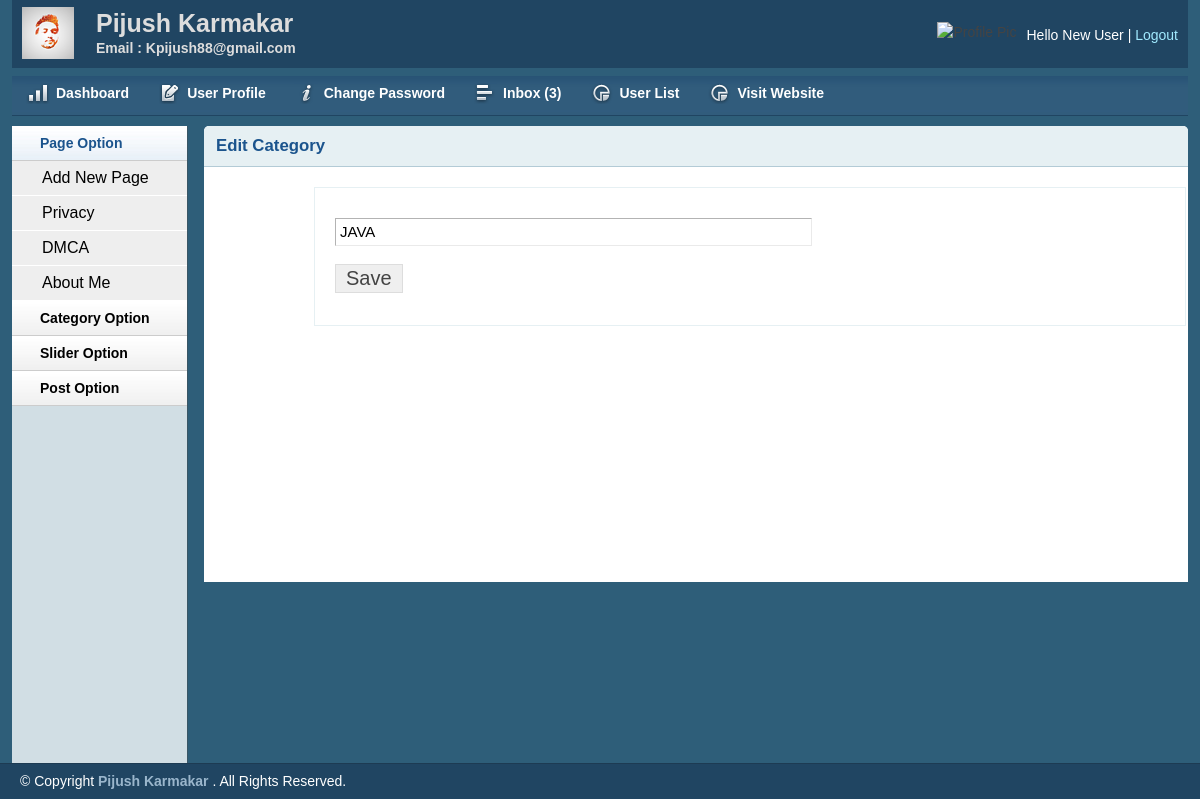
Page /admin/editcat.php?catid=1 (signed in) on the committed database.
### tables this page shows
CREATE TABLE `tbl_page` (
  `id` int(11) NOT NULL,
  `name` varchar(255) NOT NULL,
  `body` text NOT NULL
);

CREATE TABLE `tbl_category` (
  `id` int(11) NOT NULL,
  `userid` int(11) NOT NULL,
  `name` varchar(50) NOT NULL
);

### lib/session.php (called while the page is built, shortened)
<?php
    class session{
         public static function get($key){
         	if(isset($_SESSION[$key]) ){
         		return $_SESSION[$key];
         	}
         	else{
         		return false;
         	}
         }
    }
 ?>

### lib/Database.php (called while the page is built, shortened)
<?php
Class Database{
	public $host   = DB_HOST;
	public $user   = DB_USER;
	public $pass   = DB_PASS;
	public $dbname = DB_NAME;
	public $link;
	private function connectDB(){
	$this->link = new mysqli($this->host, $this->user, $this->pass, $this->dbname);
 }
	public function select($query){
		$result = $this->link->query($query) or die($this->link->error.__LINE__);
		if($result->num_rows > 0){
			return $result;
		} else {
			return false;
		}
	}
}

### admin/editcat.php (the view, shortened to what this page needs)
<?php
  include 'inc/header.php';
  include 'inc/sidebar.php';
?>
<?php
  if(!isset($_GET['catid']) || $_GET['catid'] == NULL ){
    echo "<script>window.location='catlist.php';</script>";
  }
  else{
    $id = $_GET['catid'];
  }
 ?>
        <div class="grid_10">
            <div class="box round first grid">
                <h2>Edit Category</h2>
               <div class="block copyblock">
<?php
 $query = "SELECT * FROM tbl_category WHERE id='$id' ORDER BY  id DESC";
 $category = $db->select($query);
 while($result = $category->fetch_assoc() ){
 ?>
                 <form action="" method="post">
                    <table class="form">
                        <tr>
                            <td>
                                <input type="text" name="name" value="<?php echo $result['name']; ?>" class="medium" />
                            </td>
                        </tr>
						<tr>
                            <td>
                                <input type="submit" name="submit" Value="Save" />
                            </td>
                        </tr>
                    </table>
                    </form>
<?php } ?>
                </div>
            </div>
        </div>
<?php
  include 'inc/footer.php';
?>

### admin/inc/sidebar.php (shortened to what this page needs)
        <div class="grid_2">
            <div class="box sidemenu">
                <div class="block" id="section-menu">
                    <ul class="section menu">
                         <li><a class="menuitem">Page Option</a>
                            <ul class="submenu">
<?php if(session::get('usrRole')=='0' || session::get('usrRole')=='1'  ){  ?>
         <li><a href="addpage.php">Add New Page</a></li>
<?php } ?>
    <?php
           $query = "SELECT * FROM tbl_page ";
           $pages = $db->select($query);
           if($pages){
           while($result = $pages->fetch_assoc() ){
     ?>
     <li><a href="page.php?pageid=<?php echo $result['id']; ?>"><?php echo $result['name']; ?></a></li>
     <?php } } ?>
                            </ul>
                        </li>
                        <li><a class="menuitem">Category Option </a>
                        </li>
                        <li><a class="menuitem">Slider Option </a>
                        </li>
                        <li><a class="menuitem">Post Option</a>
                        </li>
                    </ul>
                </div>
            </div>
        </div>

### admin/css/layout.css (style rules this page uses)
body { background: #fff none repeat scroll 0 0; color: #444; font-size: 14px; padding: 0; }
a { color: #000; font-weight:bold; text-decoration: none; }
h1, h2, h3, h4, h5, h6 { line-height:1.2em; margin-bottom:.3em; }
h2 { margin-top:1em; }
.box { background:#fff; margin-bottom:20px; padding:10px 10px 10px 10px; margin-left:-8px; }
.box.grid { padding-bottom:40px; }
.box.round { -moz-border-radius: 5px 5px 0px 0px; -webkit-border-radius: 5px 5px 0px 0px; border-radius: 5px 5px 0px 0px; }
.box h2 { font-size:1.2em; font-weight:bold; color:#1B548D; background:#E6F0F3; margin:-10px -10px 0 -10px; padding:10px 12px; border-bottom:1px solid #B3CBD6; -moz-border-radius: 5px 5px 0px 0px; -webkit-border-radius: 5px 5px 0px 0px; border-radius: 5px 5px 0px 0px; }
.box.first { min-height: 406px; }
.block { padding-top:20px; }
.copyblock { border: 1px solid #e6f0f3; line-height:40px; margin-left: 100px; margin-top: 20px; padding-left: 20px; width: 850px; }
.box.sidemenu { background-color:#D1DEE4; border-right:1px solid #3A5665; padding:0px; margin:0px; cursor:pointer; }
.box.sidemenu .block { padding-top:0px; margin-top:0px; }
ul, ol { padding-top:0; }
ul.menu { list-style:none; border-top:1px solid #bbb; }
ul.menu li { margin:0; }
ul.menu li a { display:block; padding:4px 10px; border-bottom:1px solid #ccc; }
ul.menu ul { list-style:none; margin:0; }
ul.menu ul li a { padding-left:30px; }
ul.section { border-top:0; margin-bottom:0; }
ul.section li a { background:url(../img/sidemenu-repeat.jpg) repeat-x; line-height:26px; padding-left:28px; }
ul.section li li a { background:#ddd; border-bottom:1px solid #eee; }
ul.section ul li { text-transform:none; }
ul.section ul.current li a { background: #eee none repeat scroll 0 0; border-bottom: 1px solid #fff; font-size: 16px; font-weight: normal; }
ul.section li a.current { color:#1B548D; background:url(../img/sidemenu-repeat-hover.jpg) repeat-x; }
table.form { width:100%; }
table.form td { padding:4px 0px; }
table.form input, table.form select { font-size: 15px; padding: 4px 4px 5px 4px; border-top: 1px solid #b3b3b3; border-left: 1px solid #b3b3b3; border-right: 1px solid #eaeaea; border-bottom: 1px solid #eaeaea; }
table.form input[type="submit"] { border: 1px solid #ddd; color: #444; cursor: pointer; font-size: 20px; padding: 2px 10px; }
input.medium { width: 55%; }
.block { padding-bottom:1px; }

### rows in the picture
tbl_page: name "Privacy"
tbl_page: name "DMCA"
tbl_page: name "About Me"
tbl_category: name "JAVA"

### other values in the picture
session::get('username') "New User"
$count "3"
